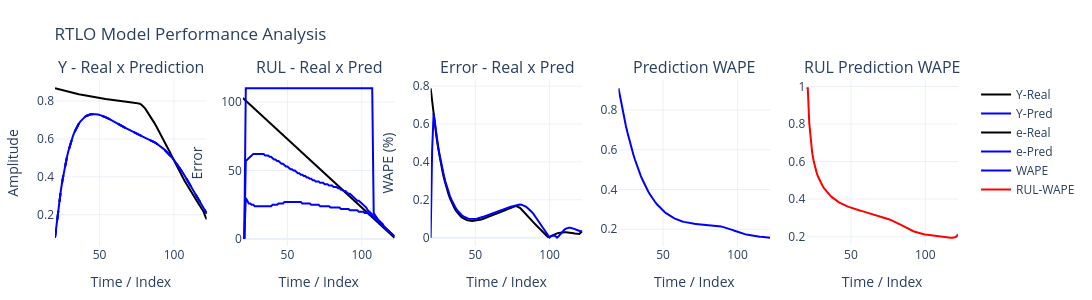

The notebook cell saved with this chart:
### Code cell
nI,nR,nO,N1,N2,N3,τ,m= params
ηS = [N1,N2,N3]
X,Y = prepare_data(sig,n=nI,m=nO)
rnn = RTLO(nI,nR,nO,ηS,τ)
rnn.ref = len(sig)-nI
for j in range(m):
    for i in range(len(X[:])):
        rnn.PredRul(x=X[i],store=True)
        #rnn.PredRulIntr(x=X[i],store=True)
        rnn.fit(X[i],Y[i],start=0,store=True)

        
    #print(rnn.yWAPE[-1])  
    #print(rnn.rWAPE[-1])  
    rnn.reset()

for i in range(len(X[:])):
    #rnn.PredRul(x=X[i],store=True)
    rnn.PredRulIntr(x=X[i],store=True,show=False)
    rnn.fit(X[i],Y[i],start=0,store=True,show=False)


print(rnn.yWAPE[-1])  
print(rnn.rWAPE[-1])      
PlotPredErrorPLY(rnn,w=1600)
